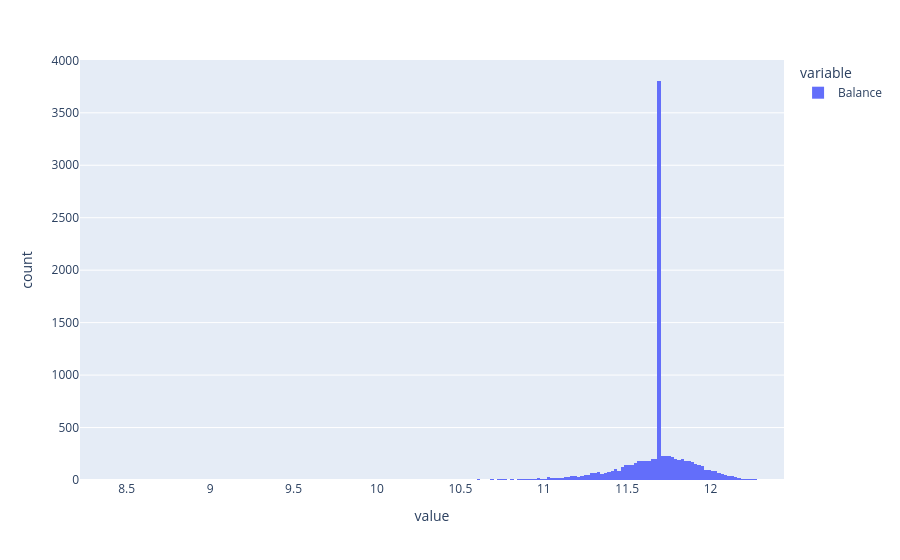

Write notebook code for a chart like this one.
### Code cell
px.histogram(balance1)

### Figure 1 — Plotly figure (JSON) as saved in the notebook; plotly's stock layout.template omitted (floating-point values rounded to 4 significant figures; data arrays with more than 128 entries replaced by an {"elided": "..."} marker saying what was removed)
{"data": [{"alignmentgroup": "True", "bingroup": "x", "hovertemplate": "variable=Balance<br>value=%{x}<br>count=%{y}<extra></extra>", "legendgroup": "Balance", "marker": {"color": "#636efa", "pattern": {"shape": ""}}, "name": "Balance", "offsetgroup": "Balance", "orientation": "v", "showlegend": true, "type": "histogram", "x": {"elided": "10000 float values"}, "xaxis": "x", "yaxis": "y"}], "layout": {"barmode": "relative", "legend": {"title": {"text": "variable"}, "tracegroupgap": 0}, "margin": {"t": 60}, "xaxis": {"anchor": "y", "domain": [0, 1], "title": {"text": "value"}}, "yaxis": {"anchor": "x", "domain": [0, 1], "title": {"text": "count"}}}}
